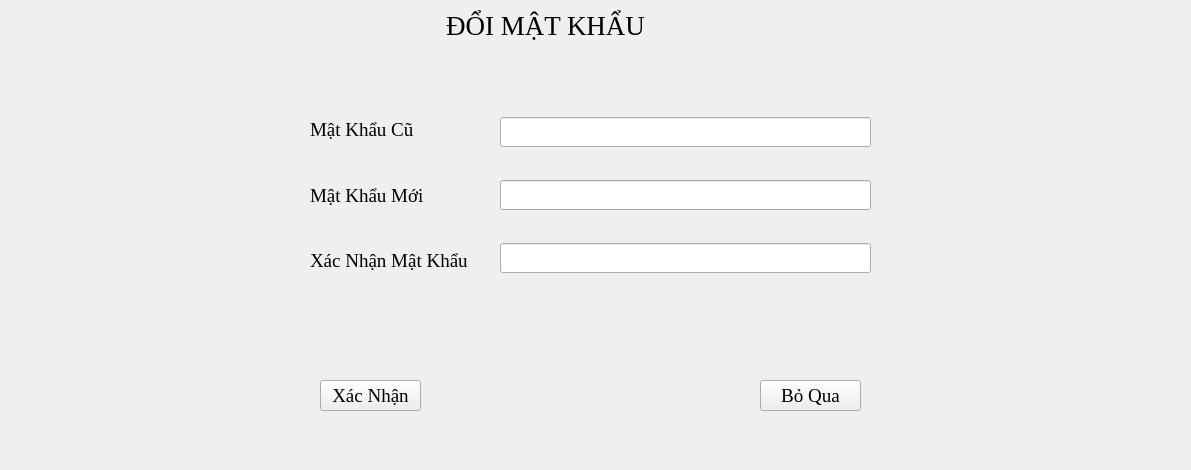
<?xml version="1.0" encoding="UTF-8"?>
<ui version="4.0">
 <class>FrameCPass</class>
 <widget class="QFrame" name="FrameCPass">
  <property name="geometry">
   <rect>
    <x>0</x>
    <y>0</y>
    <width>1191</width>
    <height>470</height>
   </rect>
  </property>
  <property name="windowTitle">
   <string>Frame</string>
  </property>
  <widget class="QLabel" name="label_2">
   <property name="geometry">
    <rect>
     <x>440</x>
     <y>10</y>
     <width>211</width>
     <height>31</height>
    </rect>
   </property>
   <property name="font">
    <font>
     <family>Times New Roman</family>
     <pointsize>20</pointsize>
    </font>
   </property>
   <property name="text">
    <string>ĐỔI MẬT KHẨU</string>
   </property>
   <property name="alignment">
    <set>Qt::AlignCenter</set>
   </property>
  </widget>
  <widget class="QWidget" name="verticalLayoutWidget_4">
   <property name="geometry">
    <rect>
     <x>310</x>
     <y>100</y>
     <width>191</width>
     <height>191</height>
    </rect>
   </property>
   <layout class="QVBoxLayout" name="verticalLayout_4">
    <item>
     <widget class="QLabel" name="label_4">
      <property name="font">
       <font>
        <family>Times New Roman</family>
        <pointsize>14</pointsize>
       </font>
      </property>
      <property name="text">
       <string>Mật Khẩu Cũ</string>
      </property>
     </widget>
    </item>
    <item>
     <widget class="QLabel" name="label_3">
      <property name="font">
       <font>
        <family>Times New Roman</family>
        <pointsize>14</pointsize>
       </font>
      </property>
      <property name="text">
       <string>Mật Khẩu Mới</string>
      </property>
     </widget>
    </item>
    <item>
     <widget class="QLabel" name="label_5">
      <property name="font">
       <font>
        <family>Times New Roman</family>
        <pointsize>14</pointsize>
       </font>
      </property>
      <property name="text">
       <string>Xác Nhận Mật Khẩu</string>
      </property>
     </widget>
    </item>
   </layout>
  </widget>
  <widget class="QWidget" name="verticalLayoutWidget_3">
   <property name="geometry">
    <rect>
     <x>500</x>
     <y>90</y>
     <width>371</width>
     <height>211</height>
    </rect>
   </property>
   <layout class="QVBoxLayout" name="verticalLayout_3">
    <item>
     <widget class="QLineEdit" name="txtMKOld">
      <property name="font">
       <font>
        <family>Times New Roman</family>
        <pointsize>14</pointsize>
       </font>
      </property>
      <property name="echoMode">
       <enum>QLineEdit::Password</enum>
      </property>
     </widget>
    </item>
    <item>
     <widget class="QLineEdit" name="txtMKNew">
      <property name="font">
       <font>
        <family>Times New Roman</family>
        <pointsize>14</pointsize>
       </font>
      </property>
      <property name="echoMode">
       <enum>QLineEdit::Password</enum>
      </property>
     </widget>
    </item>
    <item>
     <widget class="QLineEdit" name="txtMKNewAgain">
      <property name="font">
       <font>
        <family>Times New Roman</family>
        <pointsize>14</pointsize>
       </font>
      </property>
      <property name="echoMode">
       <enum>QLineEdit::Password</enum>
      </property>
     </widget>
    </item>
   </layout>
  </widget>
  <widget class="QPushButton" name="btConfirm">
   <property name="geometry">
    <rect>
     <x>320</x>
     <y>380</y>
     <width>101</width>
     <height>31</height>
    </rect>
   </property>
   <property name="font">
    <font>
     <family>Times New Roman</family>
     <pointsize>14</pointsize>
    </font>
   </property>
   <property name="text">
    <string>Xác Nhận</string>
   </property>
  </widget>
  <widget class="QPushButton" name="btExit">
   <property name="geometry">
    <rect>
     <x>760</x>
     <y>380</y>
     <width>101</width>
     <height>31</height>
    </rect>
   </property>
   <property name="font">
    <font>
     <family>Times New Roman</family>
     <pointsize>14</pointsize>
    </font>
   </property>
   <property name="text">
    <string>Bỏ Qua</string>
   </property>
  </widget>
 </widget>
 <resources/>
 <connections/>
</ui>
